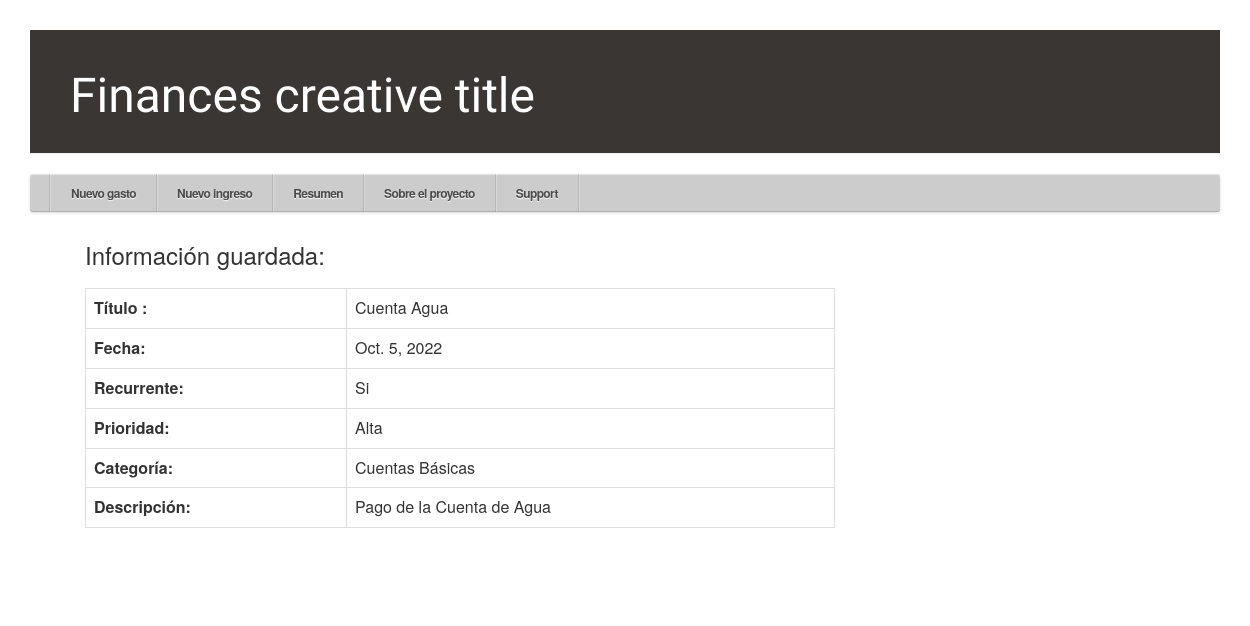
The page /gastos/5/ on the database its author committed.
### aplicacion/models.py (models this page shows, shortened)
class gastos(models.Model):
    id_usuario = models.ForeignKey(settings.AUTH_USER_MODEL, on_delete=models.CASCADE)
    titulo = models.CharField(max_length=20)
    descripcion = models.TextField(blank=True, null=True)
    RECURRENCIA = [
        ('Si', 'Si'),
        ('No', 'No'),
    ]
    recurrente = models.CharField(max_length=2, choices=RECURRENCIA)
    fecha_cobro = models.DateField()
    PRIORIDAD = [
        ('Alta', 'Alta'),
        ('Media', 'Media'),
        ('Baja', 'Baja'),
    ]
    prioridad = models.CharField(max_length=10, choices=PRIORIDAD)
    monto = models.IntegerField()
    CATEGORIA = [
        ('Entretención', 'Entretención'),
        ('Transporte', 'Transporte'),
        ('Alimento', 'Alimentos'),
        ('Cuentas Básicas', 'Cuentas Básicas'),
        ('Dividendo', 'Dividendo'),
        ('Otros', 'Otros'),
    ]
    categoria = models.CharField(max_length=100, choices=CATEGORIA)
    class Meta:
        ordering = ["fecha_cobro"]

### aplicacion/views.py (the view)
# urls.py: path('gastos/<int:pk>/', views.gastos_detail, name='gastos_detail'),
def gastos_detail(request, pk):
    gastos_a = get_object_or_404(gastos, pk=pk)
    return render(request, 'aplicacion/gastos_detail.html', {'gastos_a': gastos_a})

### aplicacion/templates/aplicacion/gastos_detail.html (shortened to what this page needs)
{% extends 'aplicacion/base.html' %}
{% block content %}
    <div class="post">
        <h3>Información guardada: <h3>
        <table class="table table-bordered">
            <tr>
                <td><strong>Título :</strong></td>
                <td>{{ gastos_a.titulo }}</td>
              </tr>
            <tr>
                <td><strong>Fecha:</strong></td>
                <td>{{ gastos_a.fecha_cobro }}</td>
              </tr>
            <tr>
              <td><strong>Recurrente:</strong></td>
              <td>{{ gastos_a.recurrente }}</td>
            </tr>
            <tr>
              <td><strong>Prioridad:</strong></td>
              <td>{{ gastos_a.prioridad }}</td>
            </tr>
            <tr>
              <td><strong>Categoría:</strong></td>
              <td>{{ gastos_a.categoria }}</td>
            </tr>
            <tr>
                <td><strong>Descripción:</strong> </td>
                <td>{{ gastos_a.descripcion|linebreaksbr }}</td>
              </tr>
        </table>
    </div>
{% endblock %}

### aplicacion/static/aplicacion/base.css (style rules this page uses)
.post { margin-bottom: 70px; }
* { margin: 0; padding: 0; box-sizing: border-box; }
body { padding: 30px; font-family: "Helvetica Neue", helvetica, arial; background: url('https://subtlepatterns.com/patterns/white_carbonfiber.png'); }

### rows shown on the page
gastos: titulo "Cuenta Agua", fecha_cobro "Oct. 5, 2022", recurrente "Si", prioridad "Alta", categoria "Cuentas Básicas", descripcion "Pago de la Cuenta de Agua"
